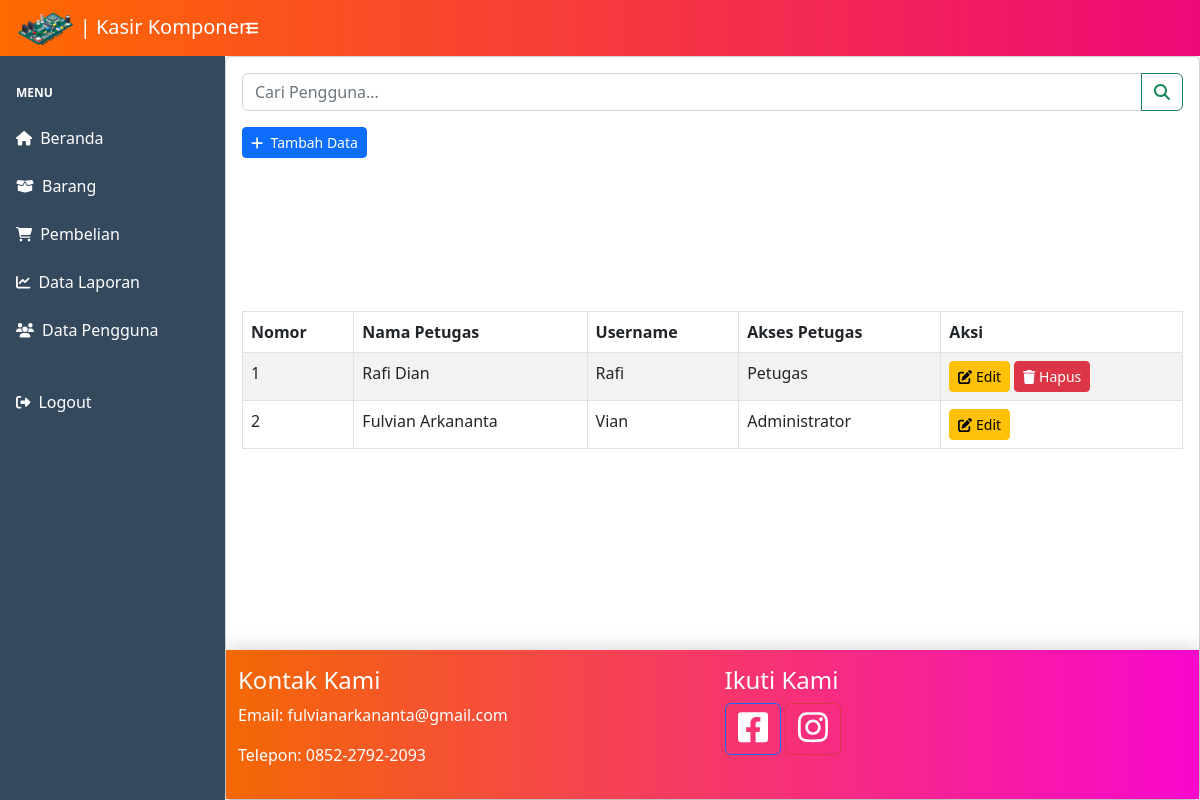
The page /admin/pengguna.php (signed in) on the database its author committed.
### tables this page shows
CREATE TABLE `petugas` (
  `id_petugas` int(11) NOT NULL,
  `nama_petugas` varchar(255) NOT NULL,
  `username` text NOT NULL,
  `password` text NOT NULL,
  `level` int(11) NOT NULL
);

### admin/pengguna.php (the view, shortened to what this page needs)
<!DOCTYPE html>
<html lang="en">
    <head>
        <link href="https://cdn.jsdelivr.net/npm/simple-datatables@7.1.2/dist/style.min.css" rel="stylesheet" />
        <link href="css/styles.css" rel="stylesheet" />
    </head>
    <body>
        <nav class="sb-topnav navbar navbar-expand navbar-dark">
           <a class="navbar-brand ps-3" href="index.php"><img src="../assets/ple.png" width="28%"></img>   | Kasir Komponen     </a>
            <button class="btn btn-link d-md-inline-block btn-sm order-1 order-lg-0 me-4 me-lg-0" id="sidebarToggle" href="#!">
                <i class="fas fa-bars" style="color:#FFFFFF;"></i></button>
        </nav>
        <div class="containera" id="layoutSidenav">
            <div id="layoutSidenav_nav">
                <nav class="sb-sidenav accordion sb-sidenav-dark" id="sidenavAccordion">
                    <div class="sb-sidenav-menu">
                    <div class="nav">
                            <div class="sb-sidenav-menu-heading"  style="color:#FFFFFF;">Menu</div>
                            <a class="nav-link" href="index.php" style="color:#FFFFFF;">
                                <div class="sb-nav-link-icon" style="color:#000000;"><i class="fas fa-home" style="color:#FFFFFF;"></i></div>
                                Beranda
                            </a>
                            <a class="nav-link" href="data_barang.php"  style="color:#FFFFFF;">
                                 <div class="sb-nav-link-icon" style="color:#FFFFFF;"><i class="	fas fa-box-open"></i></div>
                        Barang
                            </a>
                            <a class="nav-link" href="pembelian.php"  style="color:#FFFFFF;">
                                <div class="sb-nav-link-icon"><i class="fas fa-shopping-cart" style="color:#FFFFFF;"></i></div>
                                Pembelian
                            </a>
                            <a class="nav-link" href="laporan_penjualan.php"  style="color:#FFFFFF;">
                                <div class="sb-nav-link-icon"><i class="fas fa-chart-line" style="color:#FFFFFF;"></i></div>
                                Data Laporan
                            </a>
                            <a class="nav-link" href="pengguna.php"  style="color:#FFFFFF;">
                                <div class="sb-nav-link-icon"><i class="fas fa-users" style="color:#FFFFFF;"></i></div>
                                Data Pengguna
                                </a><br>
                            <a class="nav-link" href="../logout.php" style="color:#FFFFFF;">
                                <div class="sb-nav-link-icon"><i class="fas fa-sign-out-alt" style="color:#FFFFFF;"></i></div>
                                Logout
                            </a>
                        </div>
                    </div>
                </nav>
            </div>
            <?php
include 'conn.php';
$no = 1;
$search = isset($_GET['search']) ? $_GET['search'] : '';
$query = "SELECT * FROM petugas WHERE nama_petugas LIKE '%$search%'";
$data = mysqli_query($conn, $query);
?>
<div class="card " id="layoutSidenav_content">
    <div class="card-body">
        <form action="" method="get" class="mb-3">
            <div class="input-group">
                <input class="form-control" type="search" placeholder="Cari Pengguna..." aria-label="Search" name="search">
                <button class="btn btn-outline-success" type="submit">
                    <i class="fas fa-search"></i>
                </button>
            </div>
        </form>
 <button type="button" class="btn btn-primary btn-sm" data-bs-toggle="modal" data-bs-target="#tambah-data">
            <i class="fas fa-plus"></i>&nbsp; Tambah Data
        </button>
    </div>
        <div class="card-body">
            <table class="table table-bordered table-striped table-hover">
                <thead>
                    <tr>
                        <th>Nomor</th>
                        <th>Nama Petugas</th>
                        <th>Username</th>
                        <th>Akses Petugas</th>
                        <th>Aksi</th>
                    </tr>
                </thead>
                <tbody>
                    <?php
                    while($d = mysqli_fetch_array($data)){
                        ?>
                        <tr>
                            <td><?php echo $no++; ?></td>
                            <td><?php echo $d['nama_petugas']; ?></td>
                            <td><?php echo $d['username']; ?></td>
                            <td>
                                <?php
                                if ($d['level'] == '1') { ?>
                                    Administrator
                                <?php } else { ?>
                                    Petugas
                                <?php } ?>
                            </td>
                            <td>
                                <button type="button" class="btn btn-warning btn-sm btn-action" data-bs-toggle="modal" data-bs-target="#edit-data<?php echo $d['id_petugas']; ?>">
                                    <i class="fas fa-edit"></i> Edit
                                </button>
                                <?php
                                if ($d['level'] == $_SESSION['level']) { ?>
                                <?php } else { ?>
                                    <button type="button" class="btn btn-danger btn-sm btn-action" data-bs-toggle="modal" data-bs-target="#hapus-data<?php echo $d['id_petugas']; ?>">
                                        <i class="fas fa-trash"></i> Hapus
                                    </button>
                                <?php } ?>
                            </td>
                        </tr>
                    <?php } ?>
                </tbody>
            </table>
        </div>
    <?php include 'footer.php'; ?>
    </body>
</html>

### admin/pengguna.php (style rules this page uses)
body { background: linear-gradient(to right, #ff6a00, #ee0979); }
.containera { background-color: #f0f4f8; }
.sb-sidenav-dark { background-color: #34495e; }
.sb-sidenav-menu a { color: #ecf0f1; }
.sb-nav-link-icon { color: #ecf0f1; }
.sb-sidenav-menu-heading { color: #ecf0f1; }

### rows shown on the page
petugas: nama_petugas "Rafi Dian", username "Rafi", level "Petugas"
petugas: nama_petugas "Fulvian Arkananta", username "Vian", level "Administrator"
